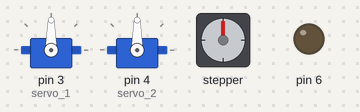
Recording of a sketch running on a simulated Arduino Uno, built with avr-gcc and run on an emulated ATmega328P. Parts: 2 × servo, stepper motor, output pins drawn as LEDs (lit = HIGH). Stepper angles assume 300 steps per turn.

Above: at 0.1 s.
At 1.15 s:
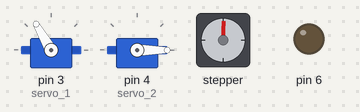
At 5.86 s:
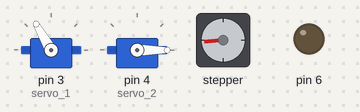
At 10.58 s:
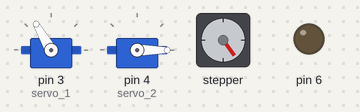
At 20.32 s:
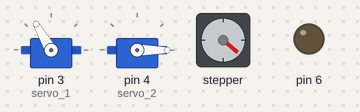
At 39.81 s:
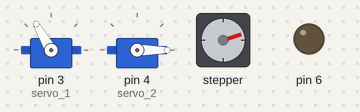
Timing chart, 0 to 40.0 s (numbered marks = the images above):
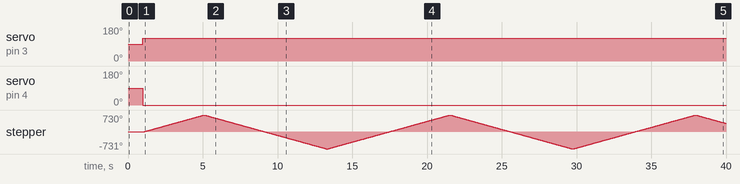

Measured:
- by itself, servo on pin 3 (servo_1): 90° → 120° at 1.0 s
- by itself, servo on pin 4 (servo_2): 90° → 0° at 1.0 s
- by itself, stepper: turns 730° clockwise in 4.1 s, then 1461° counter-clockwise in 8.2 s, then 1461° clockwise in 8.2 s, then 1461° counter-clockwise in 8.2 s, and so on

The sketch:

MPS.ino
```cpp
#include <Stepper.h>
#include <Servo.h>


#define STEP 300

Stepper stepper(STEP,11,10);
Servo servo_1; // create servo object to control a servo
Servo servo_2;


void move_arm(int position) {
  servo_1.write(position);
  servo_2.write(-position);
}

const int MAX_ROTATION = 600;
int rotation = 0;
int dir = 1;
int increment = 10;

void setup() {
  pinMode(6, OUTPUT);
  servo_1.attach(3);
  servo_2.attach(4);
  delay(1000);
  stepper.setSpeed(30);
  move_arm(120);
}


void loop() {
 if (!Serial.available()) {
    if (abs(rotation) > MAX_ROTATION) {
      dir *= -1;
    }
    rotation += increment * dir;
    stepper.step(increment * dir);
    return;
 }
 String x_ratio_string = Serial.readStringUntil('\n');
 String y_ratio_string = Serial.readStringUntil('\n');
 bool shoot = Serial.readStringUntil('\n') == "True";
 float x_ratio = std::atof(x_ratio_string.c_str());
 float y_ratio = std::atof(y_ratio_string.c_str());
 rotation += increment * x_ratio;
 stepper.step(increment * x_ratio);
 move_arm(120);
 if (shoot) {
  digitalWrite(6, HIGH);
  delay(1000);
  digitalWrite(6, LOW);
 }

}
```
